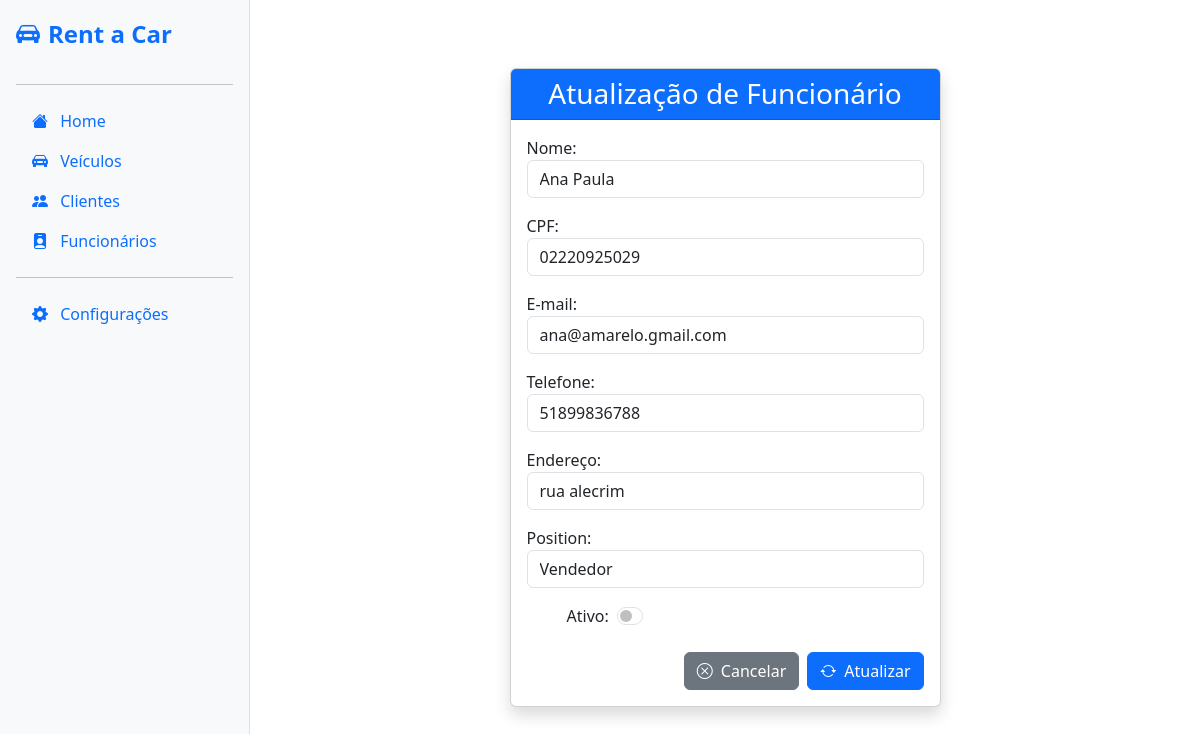
The page /employee/1/editar_funcionario/ on the database its author committed.
### employee/models.py (models this page shows, shortened)
class Employee(models.Model):
    name = models.CharField(max_length=255, verbose_name="Nome")
    cpf = models.CharField(max_length=11, unique=True, verbose_name="CPF")
    email = models.EmailField(verbose_name="E-mail")
    address = models.TextField(blank=True, null=True, verbose_name="Endereço")
    phone = models.CharField(max_length=11, verbose_name="Telefone")
    active = models.BooleanField(default=True, verbose_name="Ativo")
    position = models.CharField(
        max_length=20, choices=POSITIONS_CHOICES, default='')
    class Meta:
        verbose_name = "Funcionario"
        verbose_name_plural = "Funcionarios"

### employee/views.py (the view)
# urls.py: path('<int:id>/editar_funcionario/', views.employee_update, name='employee_update'),
def employee_update(request, id):
    employee = get_object_or_404(Employee, id=id)
    if request.method == 'POST':
        form = EmployeeForm(request.POST, instance=employee)
        if form.is_valid():
            form.save()
            messages.success(request, "Funcionario atualizado com sucesso.")
            return redirect('employee_list')
    else:
        form = EmployeeForm(instance=employee)
    return render(request, 'employees/update.html', {'form': form})

### employee/forms.py (shortened to what this page needs)
class EmployeeForm(forms.ModelForm):
    class Meta:
        model = Employee
        fields = ['name', 'cpf', 'email', 'phone',
                  'address', 'active', 'position']
        widgets = {
            'address': forms.Textarea(attrs={
                'rows': 2,               # altura menor
                'style': 'resize:none;',  # não deixa redimensionar
                'class': 'form-control',  # para estilo Bootstrap (se usar)
            }),
            'name': forms.TextInput(attrs={'class': 'form-control'}),
            'cpf': forms.TextInput(attrs={'class': 'form-control'}),
            'email': forms.EmailInput(attrs={'class': 'form-control'}),
            'phone': forms.TextInput(attrs={'class': 'form-control'}),
            'active': forms.CheckboxInput(attrs={'class': 'form-check-input'}),
            'position': forms.Select(attrs={'class': 'form-control'}),
        }

### employee/templates/employees/update.html (shortened to what this page needs)
{% extends "base/base.html" %}
{% block content %}
<div class="container mt-5">
  <div class="row justify-content-center">
    <div class="col-md-8 col-lg-6">
      <div class="card shadow">
        <div class="card-header bg-primary text-white text-center">
          <h3 class="mb-0">Atualização de Funcionário</h3>
        </div>
        <div class="card-body">
          <form method="post">
            {% for field in form %}
              {% if field.name != 'active' %}
                <div class="mb-3">
                  {{ field.label_tag }}
                  {{ field }}
                </div>
              {% endif %}
            {% endfor %}
            <div class="form-check form-switch mb-3">
              {{ form.active.label_tag }}
              {{ form.active }}
            </div>
            <div class="d-flex justify-content-end gap-2 mt-4">
              <a href="{% url 'employee_list' %}" class="btn btn-secondary d-flex align-items-center">
                <i class="bi bi-x-circle me-2"></i> Cancelar
              </a>
              <button type="submit" class="btn btn-primary d-flex align-items-center">
                <i class="bi bi-arrow-repeat me-2"></i> Atualizar
              </button>
            </div>
          </form>
        </div>
      </div>
    </div>
  </div>
</div>
{% endblock %}

### employee/templates/employees/update.html (style rules this page uses)
input, textarea, select { width: 100%; padding: 8px 12px; border: 1px solid #d1d5db; border-radius: 8px; background-color: #fff; font-size: 1rem; box-sizing: border-box; transition: border-color 0.3s ease; }
textarea { height: 38px; resize: none; padding: 8px 12px; border: 1px solid #d1d5db; border-radius: 8px; background-color: #fff; font-size: 1rem; box-sizing: border-box; transition: border-color 0.3s ease; }
.form-check { display: flex; align-items: center; gap: 8px; margin-top: 8px; }
.form-check input[type="checkbox"] { width: auto; margin: 0; }

### rows shown on the page
Employee: form "Ana Paula" "02220925029" "ana@amarelo.gmail.com" "51899836788" "rua alecrim" "Vendedor"

### other values the page prints
{{ field.label_tag }} "Nome:" "CPF:" "E-mail:" "Telefone:" "Endereço:" "Position:"
